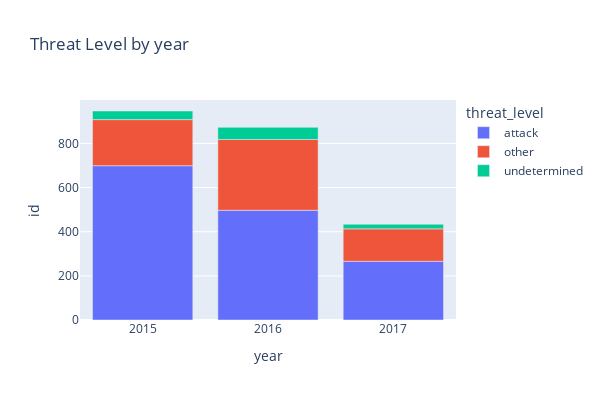

Notebook code cell kept with this figure:
### Code cell
fig = px.bar(data_frame=temp,
             x='year',
             y='id',
             title='Threat Level by year',
             color='threat_level',
             width=600,
             height=400)
fig.show()

### Figure 1 — Plotly figure (JSON) as saved in the notebook; plotly's stock layout.template omitted (floating-point values rounded to 4 significant figures)
{"data": [{"alignmentgroup": "True", "hovertemplate": "threat_level=attack<br>year=%{x}<br>id=%{y}<extra></extra>", "legendgroup": "attack", "marker": {"color": "#636efa", "pattern": {"shape": ""}}, "name": "attack", "offsetgroup": "attack", "orientation": "v", "showlegend": true, "textposition": "auto", "type": "bar", "x": [2015, 2016, 2017], "xaxis": "x", "y": [699, 497, 266], "yaxis": "y"}, {"alignmentgroup": "True", "hovertemplate": "threat_level=other<br>year=%{x}<br>id=%{y}<extra></extra>", "legendgroup": "other", "marker": {"color": "#EF553B", "pattern": {"shape": ""}}, "name": "other", "offsetgroup": "other", "orientation": "v", "showlegend": true, "textposition": "auto", "type": "bar", "x": [2015, 2016, 2017], "xaxis": "x", "y": [209, 321, 147], "yaxis": "y"}, {"alignmentgroup": "True", "hovertemplate": "threat_level=undetermined<br>year=%{x}<br>id=%{y}<extra></extra>", "legendgroup": "undetermined", "marker": {"color": "#00cc96", "pattern": {"shape": ""}}, "name": "undetermined", "offsetgroup": "undetermined", "orientation": "v", "showlegend": true, "textposition": "auto", "type": "bar", "x": [2015, 2016, 2017], "xaxis": "x", "y": [39, 55, 21], "yaxis": "y"}], "layout": {"barmode": "relative", "height": 400, "legend": {"title": {"text": "threat_level"}, "tracegroupgap": 0}, "title": {"text": "Threat Level by year"}, "width": 600, "xaxis": {"anchor": "y", "domain": [0, 1], "title": {"text": "year"}}, "yaxis": {"anchor": "x", "domain": [0, 1], "title": {"text": "id"}}}}
